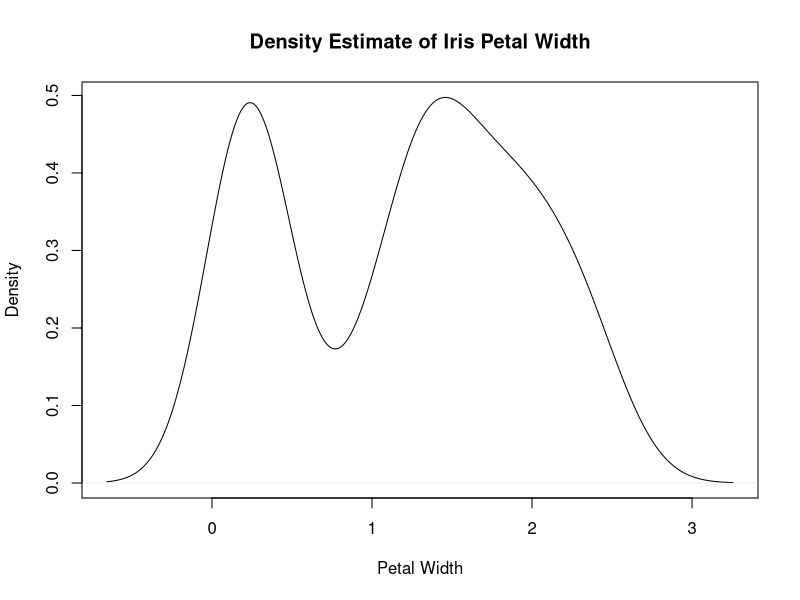

Write the R code that produced this figure.
## ---- chunk 1
# Kernel Density Estimate
y <- density(iris$Petal.Width)

# Determine the class, type, and structure of y
class(y)
typeof(y)
str(y)
## ---- chunk 2
#| echo: false
# Plot Function on Y
plot(y, main="Density Estimate of Iris Petal Width", xlab = "Petal Width")
